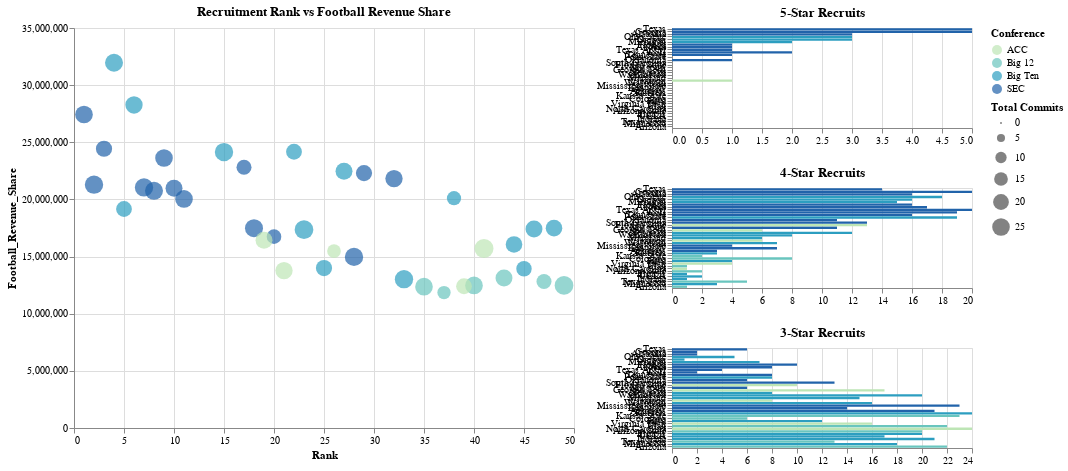

The notebook cell saved with this chart:
### Code cell
brush = alt.selection_interval()

scatter = alt.Chart(merged_df).mark_point(filled=True, shape='circle', size=100).encode(
    x=alt.X('Rank:Q', sort='ascending', scale=alt.Scale(domain=[0, 50])),
    y='Football_Revenue_Share:Q',
    color='Conference:N',
    size='Total Commits:Q',
    tooltip=[
        'School',
        alt.Tooltip('Football_Revenue_Share:Q', title='Football Revenue Share', format='$,.0f'),
        'Rank', 'Conference', 'Total Commits'
    ]
).add_params(
    brush
).properties(
    width=500,
    height=400,
    title='Recruitment Rank vs Football Revenue Share'
)


def star_bar(star_type: str, title: str):
    return alt.Chart(merged_df).mark_bar().encode(
        y=alt.Y('School:N', sort=alt.EncodingSortField(field='Rank', order='ascending'), title=''),
        x=alt.X(f'{star_type}:Q', title=''),
        color=alt.Color('Conference:N',scale=alt.Scale(scheme='yellowgreenblue')),
        tooltip=['School', f'{star_type}', 'Conference']
    ).transform_filter(
        brush
    ).properties(
        height=100,
        title=title
    )


bars_5 = star_bar('5-Stars', '5-Star Recruits')
bars_4 = star_bar('4-Stars', '4-Star Recruits')
bars_3 = star_bar('3-Stars', '3-Star Recruits')


bars_combined = alt.vconcat(bars_5, bars_4, bars_3).resolve_scale(x='independent')


final_chart = alt.hconcat(scatter, bars_combined)

final_chart

### Figure 1 — Vega-Lite specification as saved in the notebook (floating-point values rounded to 4 significant figures)
{"config": {"view": {"continuousWidth": 300, "continuousHeight": 300}}, "hconcat": [{"mark": {"type": "point", "filled": true, "shape": "circle", "size": 100}, "encoding": {"color": {"field": "Conference", "type": "nominal"}, "size": {"field": "Total Commits", "type": "quantitative"}, "tooltip": [{"field": "School", "type": "nominal"}, {"field": "Football_Revenue_Share", "format": "$,.0f", "title": "Football Revenue Share", "type": "quantitative"}, {"field": "Rank", "type": "nominal"}, {"field": "Conference", "type": "nominal"}, {"field": "Total Commits", "type": "nominal"}], "x": {"field": "Rank", "scale": {"domain": [0, 50]}, "sort": "ascending", "type": "quantitative"}, "y": {"field": "Football_Revenue_Share", "type": "quantitative"}}, "height": 400, "name": "view_2", "title": "Recruitment Rank vs Football Revenue Share", "width": 500}, {"vconcat": [{"mark": {"type": "bar"}, "encoding": {"color": {"field": "Conference", "scale": {"scheme": "yellowgreenblue"}, "type": "nominal"}, "tooltip": [{"field": "School", "type": "nominal"}, {"field": "5-Stars", "type": "nominal"}, {"field": "Conference", "type": "nominal"}], "x": {"field": "5-Stars", "title": "", "type": "quantitative"}, "y": {"field": "School", "sort": {"field": "Rank", "order": "ascending"}, "title": "", "type": "nominal"}}, "height": 100, "title": "5-Star Recruits", "transform": [{"filter": {"param": "param_2"}}]}, {"mark": {"type": "bar"}, "encoding": {"color": {"field": "Conference", "scale": {"scheme": "yellowgreenblue"}, "type": "nominal"}, "tooltip": [{"field": "School", "type": "nominal"}, {"field": "4-Stars", "type": "nominal"}, {"field": "Conference", "type": "nominal"}], "x": {"field": "4-Stars", "title": "", "type": "quantitative"}, "y": {"field": "School", "sort": {"field": "Rank", "order": "ascending"}, "title": "", "type": "nominal"}}, "height": 100, "title": "4-Star Recruits", "transform": [{"filter": {"param": "param_2"}}]}, {"mark": {"type": "bar"}, "encoding": {"color": {"field": "Conference", "scale": {"scheme": "yellowgreenblue"}, "type": "nominal"}, "tooltip": [{"field": "School", "type": "nominal"}, {"field": "3-Stars", "type": "nominal"}, {"field": "Conference", "type": "nominal"}], "x": {"field": "3-Stars", "title": "", "type": "quantitative"}, "y": {"field": "School", "sort": {"field": "Rank", "order": "ascending"}, "title": "", "type": "nominal"}}, "height": 100, "title": "3-Star Recruits", "transform": [{"filter": {"param": "param_2"}}]}], "resolve": {"scale": {"x": "independent"}}}], "data": {"name": "data-01d95d774e559c064ed3e7e501154c72"}, "params": [{"name": "param_2", "select": {"type": "interval"}, "views": ["view_2"]}], "$schema": "https://vega.github.io/schema/vega-lite/v5.20.1.json", "datasets": {"data-01d95d774e559c064ed3e7e501154c72": [{"School": "Ohio State", "Conference": "Big Ten", "Annual Revenue": 187930323, "22% of Revenue": 41344671, "2025 Cap": 20500000, "Football_Revenue_Share": 31960000.0, "Rank": "4", "Team": "Ohio State", "Total Commits": "26", "5-Stars": "3", "4-Stars": "18", "3-Stars": "5", "Average": "92.46", "Points": "297.72"}, {"School": "Michigan", "Conference": "Big Ten", "Annual Revenue": 166204848, "22% of Revenue": 36565067, "2025 Cap": 20500000, "Football_Revenue_Share": 28260000.0, "Rank": "6", "Team": "Michigan", "Total Commits": "24", "5-Stars": "2", "4-Stars": "15", "3-Stars": "7", "Average": "92.18", "Points": "290.87"}, {"School": "Texas", "Conference": "SEC", "Annual Revenue": 161316575, "22% of Revenue": 35489647, "2025 Cap": 20500000, "Football_Revenue_Share": 27430000.0, "Rank": "1", "Team": "Texas", "Total Commits": "25", "5-Stars": "5", "4-Stars": "14", "3-Stars": "6", "Average": "93.63", "Points": "312.27"}, {"School": "Alabama", "Conference": "SEC", "Annual Revenue": 143674059, "22% of Revenue": 31608293, "2025 Cap": 20500000, "Football_Revenue_Share": 24430000.0, "Rank": "3", "Team": "Alabama", "Total Commits": "21", "5-Stars": "3", "4-Stars": "16", "3-Stars": "2", "Average": "93.42", "Points": "298.40"}, {"School": "Nebraska", "Conference": "Big Ten", "Annual Revenue": 142131011, "22% of Revenue": 31268822, "2025 Cap": 20500000, "Football_Revenue_Share": 24170000.0, "Rank": "22", "Team": "Nebraska", "Total Commits": "20", "5-Stars": "0", "4-Stars": "12", "3-Stars": "8", "Average": "89.65", "Points": "237.53"}, {"School": "Penn State", "Conference": "Big Ten", "Annual Revenue": 141979389, "22% of Revenue": 31235466, "2025 Cap": 20500000, "Football_Revenue_Share": 24150000.0, "Rank": "15", "Team": "Penn State", "Total Commits": "27", "5-Stars": "0", "4-Stars": "19", "3-Stars": "8", "Average": "90.09", "Points": "255.36"}, {"School": "Texas A&M", "Conference": "SEC", "Annual Revenue": 138935509, "22% of Revenue": 30565812, "2025 Cap": 20500000, "Football_Revenue_Share": 23630000.0, "Rank": "9", "Team": "Texas A&M", "Total Commits": "25", "5-Stars": "1", "4-Stars": "20", "3-Stars": "4", "Average": "91.89", "Points": "282.42"}, {"School": "Oklahoma", "Conference": "SEC", "Annual Revenue": 134140083, "22% of Revenue": 29510818, "2025 Cap": 20500000, "Football_Revenue_Share": 22810000.0, "Rank": "17", "Team": "Oklahoma", "Total Commits": "18", "5-Stars": "1", "4-Stars": "11", "3-Stars": "6", "Average": "90.74", "Points": "248.60"}, {"School": "Wisconsin", "Conference": "Big Ten", "Annual Revenue": 132091734, "22% of Revenue": 29060181, "2025 Cap": 20500000, "Football_Revenue_Share": 22460000.0, "Rank": "27", "Team": "Wisconsin", "Total Commits": "23", "5-Stars": "0", "4-Stars": "7", "3-Stars": "16", "Average": "88.36", "Points": "227.22"}, {"School": "Kentucky", "Conference": "SEC", "Annual Revenue": 131139792, "22% of Revenue": 28850754, "2025 Cap": 20500000, "Football_Revenue_Share": 22300000.0, "Rank": "29", "Team": "Kentucky", "Total Commits": "21", "5-Stars": "0", "4-Stars": "7", "3-Stars": "14", "Average": "88.49", "Points": "224.01"}, {"School": "Arkansas", "Conference": "SEC", "Annual Revenue": 128309736, "22% of Revenue": 28228142, "2025 Cap": 20500000, "Football_Revenue_Share": 21820000.0, "Rank": "32", "Team": "Arkansas", "Total Commits": "24", "5-Stars": "0", "4-Stars": "3", "3-Stars": "21", "Average": "87.64", "Points": "219.73"}, {"School": "Georgia", "Conference": "SEC", "Annual Revenue": 125201819, "22% of Revenue": 27544400, "2025 Cap": 20500000, "Football_Revenue_Share": 21290000.0, "Rank": "2", "Team": "Georgia", "Total Commits": "27", "5-Stars": "5", "4-Stars": "20", "3-Stars": "2", "Average": "93.03", "Points": "304.64"}, {"School": "Florida", "Conference": "SEC", "Annual Revenue": 123787622, "22% of Revenue": 27233277, "2025 Cap": 20500000, "Football_Revenue_Share": 21050000.0, "Rank": "7", "Team": "Florida", "Total Commits": "27", "5-Stars": "1", "4-Stars": "16", "3-Stars": "10", "Average": "91.12", "Points": "287.77"}, {"School": "LSU", "Conference": "SEC", "Annual Revenue": 123379555, "22% of Revenue": 27143502, "2025 Cap": 20500000, "Football_Revenue_Share": 20980000.0, "Rank": "10", "Team": "LSU", "Total Commits": "23", "5-Stars": "2", "4-Stars": "19", "3-Stars": "2", "Average": "92.11", "Points": "281.53"}, {"School": "Auburn", "Conference": "SEC", "Annual Revenue": 122045527, "22% of Revenue": 26850016, "2025 Cap": 20500000, "Football_Revenue_Share": 20760000.0, "Rank": "8", "Team": "Auburn", "Total Commits": "26", "5-Stars": "1", "4-Stars": "17", "3-Stars": "8", "Average": "91.57", "Points": "286.89"}, {"School": "Iowa", "Conference": "Big Ten", "Annual Revenue": 118237834, "22% of Revenue": 26012323, "2025 Cap": 20500000, "Football_Revenue_Share": 20110000.0, "Rank": "38", "Team": "Iowa", "Total Commits": "16", "5-Stars": "0", "4-Stars": "4", "3-Stars": "12", "Average": "88.33", "Points": "208.27"}, {"School": "Tennessee", "Conference": "SEC", "Annual Revenue": 117878812, "22% of Revenue": 25933339, "2025 Cap": 20500000, "Football_Revenue_Share": 20050000.0, "Rank": "11", "Team": "Tennessee", "Total Commits": "25", "5-Stars": "1", "4-Stars": "16", "3-Stars": "8", "Average": "91.32", "Points": "277.93"}, {"School": "Oregon", "Conference": "Big Ten", "Annual Revenue": 112696955, "22% of Revenue": 24793330, "2025 Cap": 20500000, "Football_Revenue_Share": 19170000.0, "Rank": "5", "Team": "Oregon", "Total Commits": "20", "5-Stars": "3", "4-Stars": "16", "3-Stars": "1", "Average": "94.37", "Points": "296.10"}, {"School": "Minnesota", "Conference": "Big Ten", "Annual Revenue": 102829428, "22% of Revenue": 22622474, "2025 Cap": 20500000, "Football_Revenue_Share": 17490000.0, "Rank": "48", "Team": "Minnesota", "Total Commits": "22", "5-Stars": "0", "4-Stars": "3", "3-Stars": "18", "Average": "86.23", "Points": "200.95"}, {"School": "South Carolina", "Conference": "SEC", "Annual Revenue": 102805072, "22% of Revenue": 22617116, "2025 Cap": 20500000, "Football_Revenue_Share": 17480000.0, "Rank": "18", "Team": "South Carolina", "Total Commits": "26", "5-Stars": "0", "4-Stars": "13", "3-Stars": "13", "Average": "88.85", "Points": "244.27"}, {"School": "Indiana", "Conference": "Big Ten", "Annual Revenue": 102392473, "22% of Revenue": 22526344, "2025 Cap": 20500000, "Football_Revenue_Share": 17410000.0, "Rank": "46", "Team": "Indiana", "Total Commits": "23", "5-Stars": "0", "4-Stars": "1", "3-Stars": "21", "Average": "86.61", "Points": "201.75"}, {"School": "Washington", "Conference": "Big Ten", "Annual Revenue": 102064858, "22% of Revenue": 22454269, "2025 Cap": 20500000, "Football_Revenue_Share": 17360000.0, "Rank": "23", "Team": "Washington", "Total Commits": "28", "5-Stars": "0", "4-Stars": "8", "3-Stars": "20", "Average": "88.01", "Points": "235.26"}, {"School": "Missouri", "Conference": "SEC", "Annual Revenue": 98443897, "22% of Revenue": 21657657, "2025 Cap": 20500000, "Football_Revenue_Share": 16740000.0, "Rank": "20", "Team": "Missouri", "Total Commits": "17", "5-Stars": "0", "4-Stars": "11", "3-Stars": "6", "Average": "90.96", "Points": "243.48"}, {"School": "Florida State", "Conference": "ACC", "Annual Revenue": 96573266, "22% of Revenue": 21246119, "2025 Cap": 20500000, "Football_Revenue_Share": 16420000.0, "Rank": "19", "Team": "Florida State", "Total Commits": "23", "5-Stars": "0", "4-Stars": "13", "3-Stars": "10", "Average": "89.01", "Points": "244.11"}, {"School": "Illinois", "Conference": "Big Ten", "Annual Revenue": 94445170, "22% of Revenue": 20777937, "2025 Cap": 20500000, "Football_Revenue_Share": 16060000.0, "Rank": "44", "Team": "Illinois", "Total Commits": "22", "5-Stars": "0", "4-Stars": "1", "3-Stars": "20", "Average": "86.88", "Points": "202.76"}, {"School": "North Carolina", "Conference": "ACC", "Annual Revenue": 92384652, "22% of Revenue": 20324623, "2025 Cap": 20500000, "Football_Revenue_Share": 15710000.0, "Rank": "41", "Team": "North Carolina", "Total Commits": "29", "5-Stars": "0", "4-Stars": "1", "3-Stars": "24", "Average": "86.05", "Points": "207.81"}, {"School": "Clemson", "Conference": "ACC", "Annual Revenue": 91036646, "22% of Revenue": 20028062, "2025 Cap": 20500000, "Football_Revenue_Share": 15480000.0, "Rank": "26", "Team": "Clemson", "Total Commits": "15", "5-Stars": "1", "4-Stars": "6", "3-Stars": "8", "Average": "90.48", "Points": "227.23"}, {"School": "Mississippi State", "Conference": "SEC", "Annual Revenue": 88041139, "22% of Revenue": 19369051, "2025 Cap": 20500000, "Football_Revenue_Share": 14970000.0, "Rank": "28", "Team": "Mississippi State", "Total Commits": "27", "5-Stars": "0", "4-Stars": "4", "3-Stars": "23", "Average": "87.61", "Points": "224.62"}, {"School": "Maryland", "Conference": "Big Ten", "Annual Revenue": 82283284, "22% of Revenue": 18102322, "2025 Cap": 20500000, "Football_Revenue_Share": 13990000.0, "Rank": "25", "Team": "Maryland", "Total Commits": "21", "5-Stars": "0", "4-Stars": "6", "3-Stars": "15", "Average": "88.11", "Points": "228.43"}, {"School": "UCLA", "Conference": "Big Ten", "Annual Revenue": 81961661, "22% of Revenue": 18031565, "2025 Cap": 20500000, "Football_Revenue_Share": 13940000.0, "Rank": "45", "Team": "UCLA", "Total Commits": "19", "5-Stars": "0", "4-Stars": "2", "3-Stars": "17", "Average": "86.99", "Points": "202.28"}, {"School": "Georgia Tech", "Conference": "ACC", "Annual Revenue": 81019988, "22% of Revenue": 17824397, "2025 Cap": 20500000, "Football_Revenue_Share": 13780000.0, "Rank": "21", "Team": "Georgia Tech", "Total Commits": "24", "5-Stars": "0", "4-Stars": "6", "3-Stars": "17", "Average": "88.73", "Points": "240.77"}, {"School": "Arizona State", "Conference": "Big 12", "Annual Revenue": 77200589, "22% of Revenue": 16984130, "2025 Cap": 20500000, "Football_Revenue_Share": 13130000.0, "Rank": "43", "Team": "Arizona State", "Total Commits": "23", "5-Stars": "0", "4-Stars": "2", "3-Stars": "20", "Average": "86.72", "Points": "203.39"}, {"School": "Rutgers", "Conference": "Big Ten", "Annual Revenue": 76561314, "22% of Revenue": 16843489, "2025 Cap": 20500000, "Football_Revenue_Share": 13020000.0, "Rank": "33", "Team": "Rutgers", "Total Commits": "27", "5-Stars": "0", "4-Stars": "3", "3-Stars": "24", "Average": "87.68", "Points": "218.60"}, {"School": "Texas Tech", "Conference": "Big 12", "Annual Revenue": 75377557, "22% of Revenue": 16583063, "2025 Cap": 20500000, "Football_Revenue_Share": 12820000.0, "Rank": "47", "Team": "Texas Tech", "Total Commits": "18", "5-Stars": "0", "4-Stars": "5", "3-Stars": "13", "Average": "87.35", "Points": "201.51"}, {"School": "Arizona", "Conference": "Big 12", "Annual Revenue": 73374904, "22% of Revenue": 16142479, "2025 Cap": 20500000, "Football_Revenue_Share": 12480000.0, "Rank": "49", "Team": "Arizona", "Total Commits": "28", "5-Stars": "0", "4-Stars": "1", "3-Stars": "22", "Average": "86.48", "Points": "200.65"}, {"School": "Utah", "Conference": "Big 12", "Annual Revenue": 73358616, "22% of Revenue": 16138896, "2025 Cap": 20500000, "Football_Revenue_Share": 12480000.0, "Rank": "40", "Team": "Utah", "Total Commits": "25", "5-Stars": "0", "4-Stars": "1", "3-Stars": "22", "Average": "86.99", "Points": "207.85"}, {"School": "Virginia Tech", "Conference": "ACC", "Annual Revenue": 72924072, "22% of Revenue": 16043296, "2025 Cap": 20500000, "Football_Revenue_Share": 12400000.0, "Rank": "39", "Team": "Virginia Tech", "Total Commits": "20", "5-Stars": "0", "4-Stars": "4", "3-Stars": "16", "Average": "87.41", "Points": "208.19"}, {"School": "Kansas State", "Conference": "Big 12", "Annual Revenue": 72713016, "22% of Revenue": 15996864, "2025 Cap": 20500000, "Football_Revenue_Share": 12370000.0, "Rank": "35", "Team": "Kansas State", "Total Commits": "25", "5-Stars": "0", "4-Stars": "2", "3-Stars": "23", "Average": "87.08", "Points": "213.85"}, {"School": "Colorado", "Conference": "Big 12", "Annual Revenue": 69682206, "22% of Revenue": 15330085, "2025 Cap": 20500000, "Football_Revenue_Share": 11850000.0, "Rank": "37", "Team": "Colorado", "Total Commits": "14", "5-Stars": "0", "4-Stars": "8", "3-Stars": "6", "Average": "89.43", "Points": "209.08"}]}}
